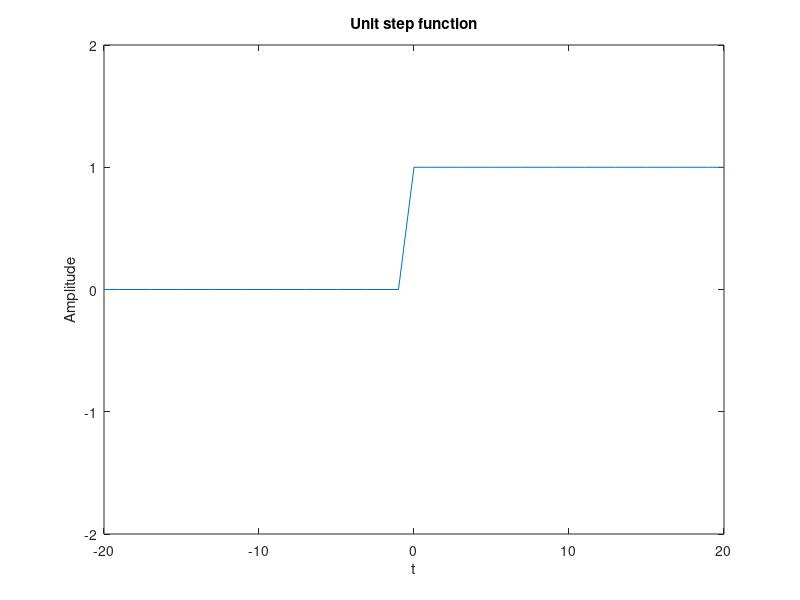

This figure's MATLAB source:
clc;
clear;
close all;
t = -20:1:20;
u(t>=0) = 1;
u(t<0) = 0;
plot(t,u);
axis([-20 20 -2 2]);
xlabel("t");
ylabel("Amplitude");
title("Unit step function");


